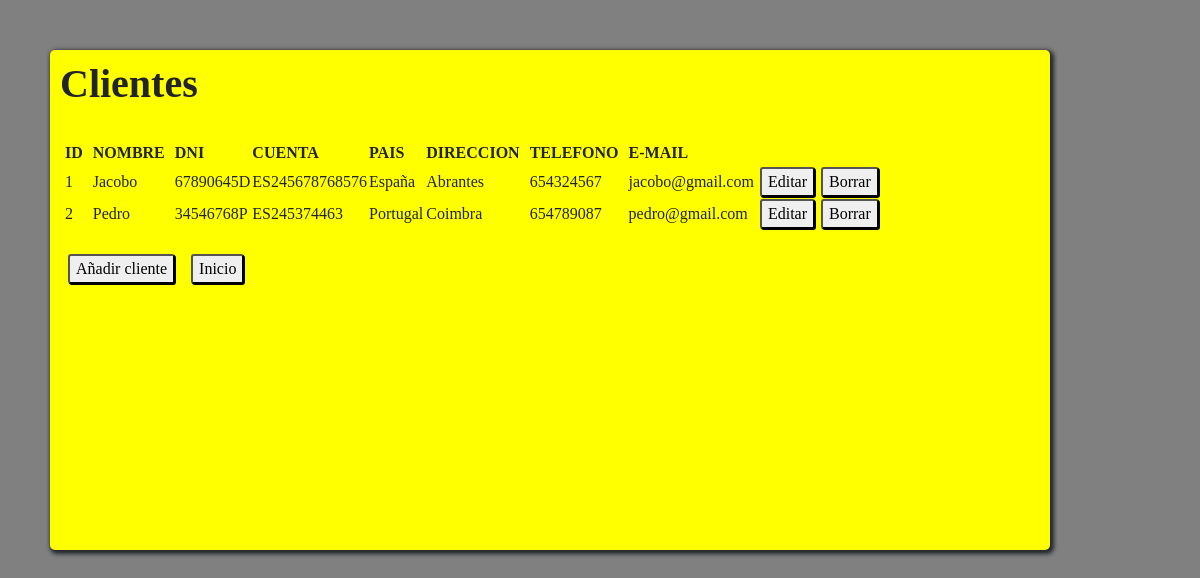
/codigos/clientes.php (signed in), run on the app's committed database.
### tables this page shows
CREATE TABLE IF NOT EXISTS `cliente` (
  `id_cli` int(10) NOT NULL AUTO_INCREMENT,
  `nombre` varchar(50) NOT NULL,
  `dni` varchar(20) NOT NULL,
  `num_cuenta` varchar(50) NOT NULL,
  `pais` varchar(50) NOT NULL,
  `direccion` varchar(50) NOT NULL,
  `telefono` int(20) NOT NULL,
  `email` varchar(50) NOT NULL,
  PRIMARY KEY (`id_cli`)
);

### codigos/clientes.php (the view, shortened to what this page needs)
<?php
    include 'model/db.php';
    $sentencia = $bd -> query("SELECT * FROM cliente");
    $clientes = $sentencia -> fetchAll(PDO::FETCH_OBJ);
?>
<!DOCTYPE html>
<html lang="en">
<head>
    <link rel="stylesheet" href="https://stackpath.bootstrapcdn.com/bootstrap/4.3.1/css/bootstrap.min.css">
    <link rel="stylesheet" type="text/css" href="model/estilo.css">
</head>
<body>
    <form>
    <h1>Clientes</h1><br>
    <table>
        <tr>
            <th>&nbsp;ID&nbsp;&nbsp;</th>
            <th>NOMBRE&nbsp;&nbsp;</th>
            <th>DNI&nbsp;&nbsp;</th>
            <th>CUENTA&nbsp;&nbsp;&nbsp;&nbsp;</th>
            <th>PAIS&nbsp;&nbsp;&nbsp;&nbsp;&nbsp;</th>
            <th>DIRECCION&nbsp;&nbsp;</th>
            <th>TELEFONO&nbsp;&nbsp;</th>
            <th>E-MAIL</th>
        </tr>
    <?php
        foreach($clientes as $dato) {
            echo '<tr>';
                echo '<td>&nbsp;' . $dato->id_cli . '</td>';
                echo '<td>' . $dato->nombre . '</td>';
                echo '<td>' . $dato->dni . '</td>';
                echo '<td>' . $dato->num_cuenta . '</td>';
                echo '<td>' . $dato->pais . '</td>';
                echo '<td>' . $dato->direccion . '</td>';
                echo '<td>' . $dato->telefono . '</td>';
                echo '<td>' . $dato->email . '</td>';
                echo '<td>&nbsp;<button><a href="editarCli.php?id_cli=' . $dato->id_cli .'">Editar</a></button></td>';
                echo '<td>&nbsp;<button><a href="borrarCliente.php?id_cli=' . $dato->id_cli .'">Borrar</a></button></td>';
            echo '</tr>';
        }
    ?>
    </table>
    <br>&nbsp;&nbsp;<button><a href="insertarCli.php">Añadir cliente</a></button>
    &nbsp;&nbsp;&nbsp;<button><a href="index.php">Inicio</a></button>
    </form>
</body>
</html>

### codigos/model/estilo.css (style rules this page uses)
body { background-color:grey; }
form { background-color:yellow; margin-top:50px; margin-left:50px; width:1000px; height:500px; font-family:verdana; padding:10px 10px; box-shadow:2px 2px 4px 2px; border-radius:5px; }
h1 { font-weight:bold; }
button { box-shadow:1px 1px; border-radius:3px; }

### codigos/clientes.php (style rules this page uses)
a { color: black; }

### data on the page
cliente: id_cli "1", nombre "Jacobo", dni "67890645D", num_cuenta "ES245678768576", pais "España", direccion "Abrantes", telefono "654324567", email "jacobo@gmail.com"
cliente: id_cli "2", nombre "Pedro", dni "34546768P", num_cuenta "ES245374463", pais "Portugal", direccion "Coimbra", telefono "654789087", email "pedro@gmail.com"
